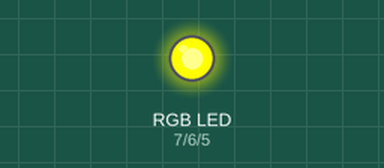
A sketch run on a simulated Arduino Uno, built with avr-gcc and run on an emulated ATmega328P. Parts: an RGB LED mixed from three pins (HIGH = lit). What the sketch prints to the serial monitor is not drawn.

Above: at 17.5 s.
At 26.4 s:
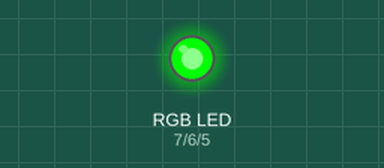
At 39.94 s:
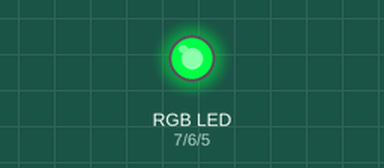
Timing chart, 0 to 40.0 s (numbered marks = the images above):
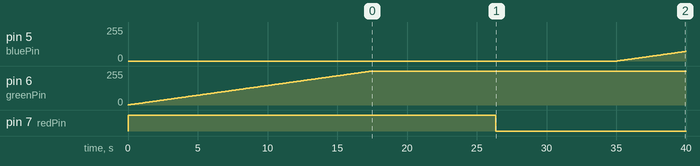

Measured:
- by itself, pin 5 (bluePin): moves from 0/255 to 72/255 over 4.9 s
- by itself, pin 6 (greenPin): moves from 0/255 to 255/255 over 17.5 s
- by itself, pin 7 (redPin): LOW → HIGH at 0.00 s, → LOW 26.3 s later

The sketch:

changing_multicolor_LED.ino
```cpp
int bluePin = 5;
int greenPin = 6;
int redPin = 7;
float hue = 0;
int blueBrightness = 0;
int greenBrightness = 0;
int redBrightness = 0;

void h2rgb(float h, int &R, int &G, int &B);

void setup() {
  // Setting Up the COM Port
  Serial.begin(9600);
  // Changing PIN modes to OUTPUT
  pinMode(bluePin, OUTPUT);
  pinMode(greenPin, OUTPUT);
  pinMode(redPin, OUTPUT);
}

void loop() {
  /*
  if(Serial.available() >= 4) {
   if(Serial.read() == 0xff) {
    // 0, 0, 0 is Black
    // 255, 255, 255 is White
    redBrightness = Serial.read();
    greenBrightness = Serial.read();
    blueBrightness = Serial.read();
   }
  }
  */

  /*
   Since the RGB LED has cathode pins for
   RGB we need to deduct value from 255
   meaning if the brightness is 255 from the
   PC for a color we need to give 0 so that it
   will eluminate brightly
  */
  h2rgb(hue,redBrightness, greenBrightness, blueBrightness);
  hue += 0.0001;
  if(hue>1) {
    hue = 0;
  }
  Serial.println(hue);
  analogWrite(bluePin, 255 - blueBrightness);
  analogWrite(greenPin, 255 - greenBrightness);
  analogWrite(redPin, 255 - redBrightness);
  delay(10);
}

void h2rgb(float H, int& R, int& G, int& B) {

  int var_i;
  float S=1, V=1, var_1, var_2, var_3, var_h, var_r, var_g, var_b;

  if ( S == 0 )                       //HSV values = 0 ÷ 1
  {
    R = V * 255;
    G = V * 255;
    B = V * 255;
  }
  else
  {
    var_h = H * 6;
    if ( var_h == 6 ) var_h = 0;      //H must be < 1
    var_i = int( var_h ) ;            //Or ... var_i = floor( var_h )
    var_1 = V * ( 1 - S );
    var_2 = V * ( 1 - S * ( var_h - var_i ) );
    var_3 = V * ( 1 - S * ( 1 - ( var_h - var_i ) ) );

    if      ( var_i == 0 ) {
      var_r = V     ;
      var_g = var_3 ;
      var_b = var_1 ;
    }
    else if ( var_i == 1 ) {
      var_r = var_2 ;
      var_g = V     ;
      var_b = var_1 ;
    }
    else if ( var_i == 2 ) {
      var_r = var_1 ;
      var_g = V     ;
      var_b = var_3 ;
    }
    else if ( var_i == 3 ) {
      var_r = var_1 ;
      var_g = var_2 ;
      var_b = V     ;
    }
    else if ( var_i == 4 ) {
      var_r = var_3 ;
      var_g = var_1 ;
      var_b = V     ;
    }
    else                   {
      var_r = V     ;
      var_g = var_1 ;
      var_b = var_2 ;
    }

    R = (1-var_r) * 255;                  //RGB results = 0 ÷ 255
    G = (1-var_g) * 255;
    B = (1-var_b) * 255;
  }
}
```
